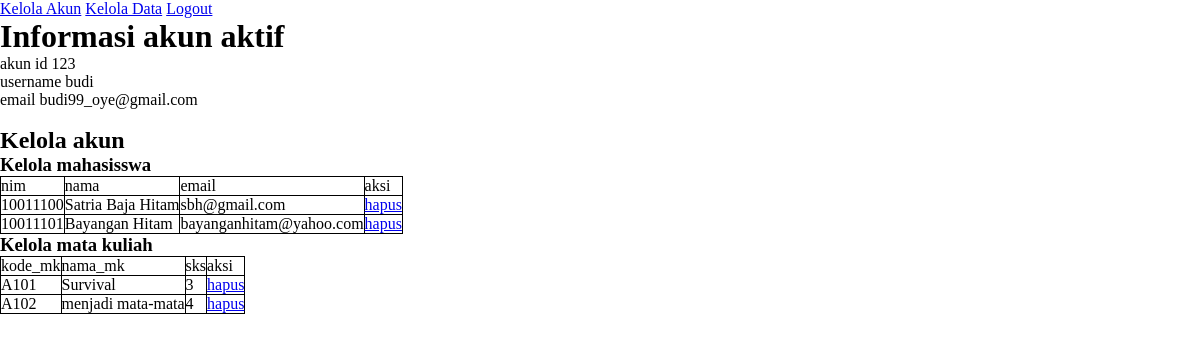
The page /kelola_data.php (signed in) on the database its author committed.
### tables this page shows
CREATE TABLE `mahasiswa` (
  `nim` varchar(10) NOT NULL,
  `nama` varchar(100) NOT NULL,
  `email` varchar(100) NOT NULL,
  `alamat` text NOT NULL
);

CREATE TABLE `mata_kuliah` (
  `kode_mk` varchar(5) NOT NULL,
  `nama_mk` varchar(100) NOT NULL,
  `sks` int(2) NOT NULL
);

### kelola_data.php (the view, shortened to what this page needs)
<?php
require_once "conf/konek.php";
?>
<!DOCTYPE html>
<html lang="en">
<head>
    <link rel="stylesheet" href="style.css">
</head>
<body>
    <?php
    include('header.php');
    ?>
    <div>
        <h1>Informasi akun aktif</h1>
        <div>
            <span>akun id</span>
            <span><?php echo $_SESSION['akun_id'] ?></span>
        </div>
        <div>
            <span>username</span>
            <span><?php echo $_SESSION['username'] ?></span>
        </div>
        <div>
            <span>email</span>
            <span><?php echo $_SESSION['email'] ?></span>
        </div>
    </div>
    <br>
    <div>
        <h2>Kelola akun</h2>
        <div>
            <h3>Kelola mahasisswa</h3>
            <table>
                <thead>
                    <tr>
                        <td>nim</td>
                        <td>nama</td>
                        <td>email</td>
                        <td>aksi</td>
                    </tr>
                </thead>
                <tbody>
                    <?php
                    $sql = "SELECT * FROM mahasiswa";
                    $query = $koneksi->query($sql);
                    if ($query->num_rows > 0) {
                        while ($row = $query->fetch_assoc()) {
                            echo "<tr>
                                <td>" . $row['nim'] . "</td>
                                <td>" . $row['nama'] . "</td>
                                <td>" . $row['email'] . "</td>
                                <td><a href='hapus.php?hapus=" . $row['nim'] . "&tabel=mahasiswa&where=nim'>hapus</a></td>
                            </tr>";
                        }
                    } else {
                        $msg = 'error';
                    }
                    ?>
                </tbody>
            </table>
        </div>
        <div>
            <h3>Kelola mata kuliah</h3>
            <table>
                <thead>
                    <tr>
                        <td>kode_mk</td>
                        <td>nama_mk</td>
                        <td>sks</td>
                        <td>aksi</td>
                    </tr>
                </thead>
                <tbody>
                    <?php
                    $sql = "SELECT * FROM mata_kuliah";
                    $query = $koneksi->query($sql);
                    if ($query->num_rows > 0) {
                        while ($row = $query->fetch_assoc()) {
                            echo "<tr>
                                <td>" . $row['kode_mk'] . "</td>
                                <td>" . $row['nama_mk'] . "</td>
                                <td>" . $row['sks'] . "</td>
                                <td><a href='hapus.php?hapus=" . $row['kode_mk'] . "&tabel=mata_kuliah&where=kode_mk'>hapus</a></td>
                            </tr>";
                        }
                    } else {
                        $msg = 'error';
                    }
                    ?>
                </tbody>
            </table>
        </div>
    </div>
</body>
</html>

### header.php (shortened to what this page needs)
<nav>
    <a href="halaman_utama.php">Kelola Akun</a>
    <a href="kelola_data.php">Kelola Data</a>
    <a href="logout.php">Logout</a>
</nav>

### style.css (style rules this page uses)
table, th, td { border: 1px solid black; border-collapse: collapse; }
* { padding: 0; margin: 0; box-sizing: border-box; }

### rows shown on the page
mahasiswa: nim "10011100", nama "Satria Baja Hitam", email "sbh@gmail.com"
mahasiswa: nim "10011101", nama "Bayangan Hitam", email "bayanganhitam@yahoo.com"
mata_kuliah: kode_mk "A101", nama_mk "Survival", sks "3"
mata_kuliah: kode_mk "A102", nama_mk "menjadi mata-mata", sks "4"

### other values the page prints
$_SESSION['akun_id'] "123"
$_SESSION['username'] "budi"
$_SESSION['email'] "budi99_oye@gmail.com"
